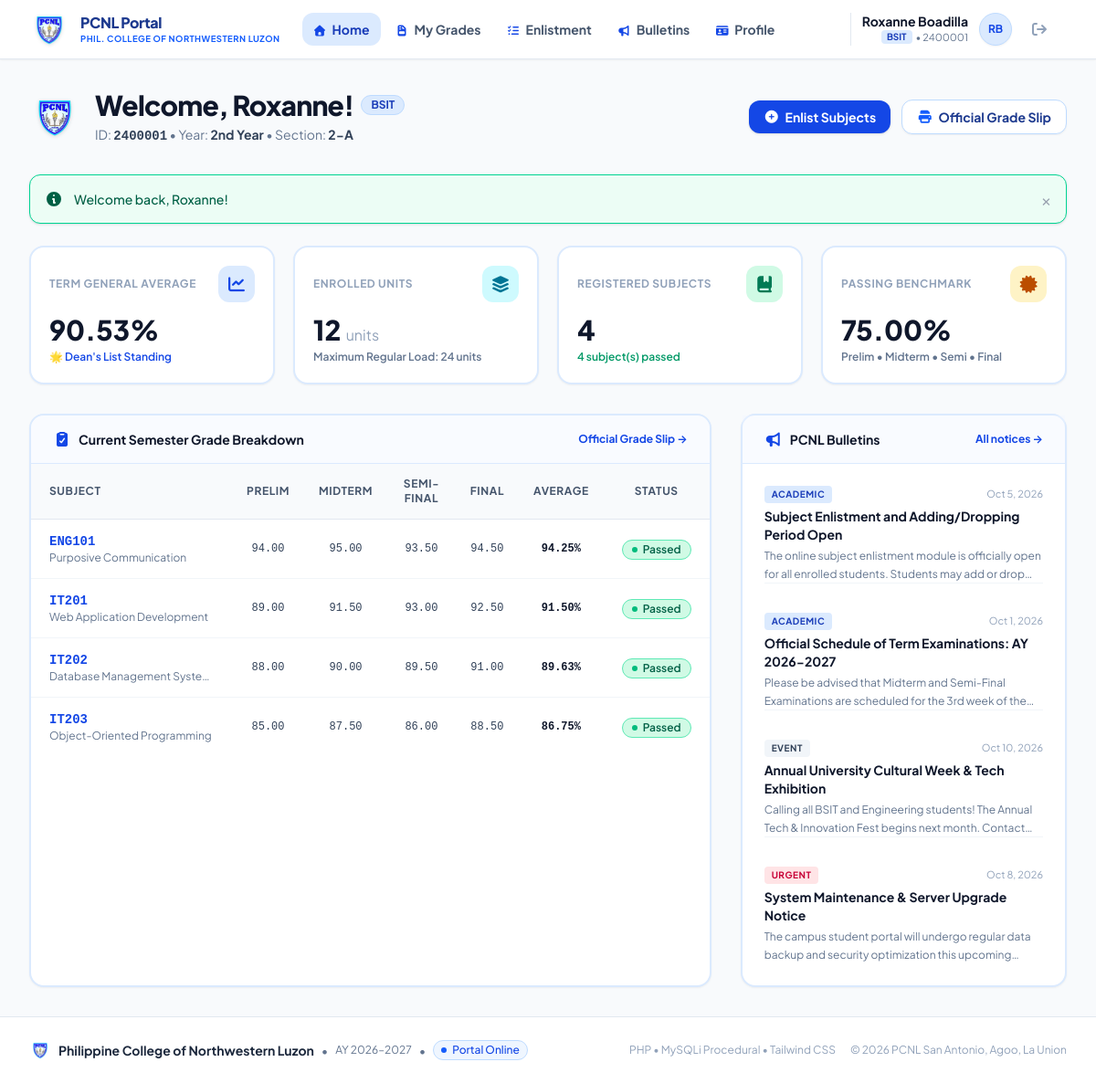
The page /student/dashboard.php (signed in) on the database its author committed.
### tables this page shows
CREATE TABLE `enrollments` (
  `id` INT AUTO_INCREMENT PRIMARY KEY,
  `student_id` INT NOT NULL,
  `course_id` INT NOT NULL,
  `enrollment_date` DATETIME DEFAULT CURRENT_TIMESTAMP,
  `status` ENUM('Enrolled', 'Dropped', 'Completed') DEFAULT 'Enrolled',
  `prelim` DECIMAL(5,2) NULL,
  `midterm` DECIMAL(5,2) NULL,
  `semifinal` DECIMAL(5,2) NULL,
  `final` DECIMAL(5,2) NULL,
  `final_average` DECIMAL(5,2) NULL,
  `remarks` ENUM('Passed', 'Failed', 'Incomplete', 'In Progress') DEFAULT 'In Progress',
  FOREIGN KEY (`student_id`) REFERENCES `users`(`id`) ON DELETE CASCADE,
  FOREIGN KEY (`course_id`) REFERENCES `courses`(`id`) ON DELETE CASCADE,
  UNIQUE KEY `unique_student_course` (`student_id`, `course_id`)
);

CREATE TABLE `courses` (
  `id` INT AUTO_INCREMENT PRIMARY KEY,
  `course_code` VARCHAR(20) UNIQUE NOT NULL,
  `course_title` VARCHAR(150) NOT NULL,
  `description` TEXT NULL,
  `units` INT NOT NULL DEFAULT 3,
  `instructor` VARCHAR(100) NOT NULL,
  `schedule` VARCHAR(100) NOT NULL,
  `room` VARCHAR(50) NOT NULL,
  `capacity` INT NOT NULL DEFAULT 40,
  `department` ENUM('BSIT', 'BEE', 'BSE', 'BSBA', 'BSA', 'BSCRIM', 'BSCE', 'General Education') DEFAULT 'General Education',
  `semester` VARCHAR(20) NOT NULL DEFAULT '1st Semester',
  `academic_year` VARCHAR(20) NOT NULL DEFAULT '2026-2027',
  `created_at` DATETIME DEFAULT CURRENT_TIMESTAMP
);

CREATE TABLE `announcements` (
  `id` INT AUTO_INCREMENT PRIMARY KEY,
  `author_id` INT NOT NULL,
  `title` VARCHAR(200) NOT NULL,
  `content` TEXT NOT NULL,
  `category` ENUM('Academic', 'Event', 'Urgent', 'General') DEFAULT 'General',
  `is_pinned` TINYINT(1) DEFAULT 0,
  `created_at` DATETIME DEFAULT CURRENT_TIMESTAMP,
  `updated_at` DATETIME DEFAULT CURRENT_TIMESTAMP ON UPDATE CURRENT_TIMESTAMP,
  FOREIGN KEY (`author_id`) REFERENCES `users`(`id`) ON DELETE CASCADE
);

### student/dashboard.php (the view, shortened to what the rows shown need)
<?php
require_once __DIR__ . '/../config/helper.php';
require_once __DIR__ . '/../includes/auth.php';
$student = current_user();
$studentId = intval($student['id']);
$enrollments = array();
$query = "
    SELECT e.*, c.course_code, c.course_title, c.units, c.instructor, c.schedule, c.room
    FROM enrollments e
    JOIN courses c ON e.course_id = c.id
    WHERE e.student_id = $studentId AND e.status = 'Enrolled'
    ORDER BY c.course_code ASC
";
$result = mysqli_query($conn, $query);
if ($result) {
    while ($row = mysqli_fetch_assoc($result)) {
        $enrollments[] = $row;
    }
}
$announcements = array();
$annQuery = "
    SELECT a.*, u.first_name, u.last_name
    FROM announcements a
    JOIN users u ON a.author_id = u.id
    ORDER BY a.is_pinned DESC, a.created_at DESC
    LIMIT 4
";
$annResult = mysqli_query($conn, $annQuery);
if ($annResult) {
    while ($row = mysqli_fetch_assoc($annResult)) {
        $announcements[] = $row;
    }
}
require_once __DIR__ . '/../includes/header.php';
?>
<div class="max-w-7xl mx-auto px-4 sm:px-6 lg:px-8 py-8 w-full flex-1">
    <div class="mb-8 flex flex-col md:flex-row md:items-center md:justify-between gap-4">
        <div class="flex items-center space-x-4">
            <div>
                <div class="flex items-center space-x-2">
                    <h1 class="text-2xl sm:text-3xl font-black text-slate-900 tracking-tight">
                        Welcome, <?= sanitize($student['first_name']) ?>!
                    </h1>
                </div>
            </div>
        </div>
    </div>
    <div class="grid grid-cols-1 lg:grid-cols-3 gap-8">
        <div class="lg:col-span-2 bg-white rounded-2xl border-2 border-blue-100 shadow-xs overflow-hidden">
            <div class="px-6 py-4 border-b border-blue-100 bg-blue-50/40 flex items-center justify-between">
                <div class="flex items-center space-x-2">
                    <h2 class="text-sm font-bold text-slate-900">Current Semester Grade Breakdown</h2>
                </div>
            </div>
            <div class="overflow-x-auto">
                <table class="w-full text-left text-xs sm:text-sm">
                    <thead class="bg-slate-50 text-slate-600 text-xs uppercase tracking-wider border-b border-slate-200">
                        <tr>
                            <th class="px-5 py-3.5 font-bold">Subject</th>
                            <th class="px-4 py-3.5 font-bold text-center">Prelim</th>
                            <th class="px-4 py-3.5 font-bold text-center">Midterm</th>
                            <th class="px-4 py-3.5 font-bold text-center">Semi-Final</th>
                            <th class="px-4 py-3.5 font-bold text-center">Final</th>
                            <th class="px-4 py-3.5 font-bold text-center">Average</th>
                            <th class="px-5 py-3.5 font-bold text-center">Status</th>
                        </tr>
                    </thead>
                    <tbody class="divide-y divide-slate-100">
                        <?php if (empty($enrollments)): ?>
                            <tr>
                                <td colspan="7" class="px-6 py-12 text-center text-slate-400">
                                    <i class="fa-solid fa-graduation-cap text-3xl mb-2 text-slate-300"></i>
                                    <p class="font-medium">You are not enrolled in any subjects yet.</p>
                                    <a href="<?= base_url('student/enlistment.php') ?>" class="mt-2 inline-flex items-center text-xs text-blue-700 font-bold hover:underline">
                                        Click here to enlist in subjects &rarr;
                                    </a>
                                </td>
                            </tr>
                        <?php else: ?>
                            <?php foreach ($enrollments as $e): ?>
                                <tr class="hover:bg-blue-50/30 transition">
                                    <td class="px-5 py-3.5">
                                        <div class="font-bold text-blue-700 font-mono"><?= sanitize($e['course_code']) ?></div>
                                        <div class="text-xs text-slate-500 truncate max-w-[180px]"><?= sanitize($e['course_title']) ?></div>
                                    </td>
                                    <td class="px-4 py-3.5 text-center font-mono text-xs text-slate-700">
                                        <?= $e['prelim'] !== null ? number_format($e['prelim'], 2) : '<span class="text-slate-300">--</span>' ?>
                                    </td>
                                    <td class="px-4 py-3.5 text-center font-mono text-xs text-slate-700">
                                        <?= $e['midterm'] !== null ? number_format($e['midterm'], 2) : '<span class="text-slate-300">--</span>' ?>
                                    </td>
                                    <td class="px-4 py-3.5 text-center font-mono text-xs text-slate-700">
                                        <?= $e['semifinal'] !== null ? number_format($e['semifinal'], 2) : '<span class="text-slate-300">--</span>' ?>
                                    </td>
                                    <td class="px-4 py-3.5 text-center font-mono text-xs text-slate-700">
                                        <?= $e['final'] !== null ? number_format($e['final'], 2) : '<span class="text-slate-300">--</span>' ?>
                                    </td>
                                    <td class="px-4 py-3.5 text-center font-mono font-bold text-xs <?= ($e['final_average'] !== null && $e['final_average'] < 75) ? 'text-rose-600' : 'text-slate-900' ?>">
                                        <?= $e['final_average'] !== null ? number_format($e['final_average'], 2) . '%' : '<span class="text-slate-300 font-normal">--</span>' ?>
                                    </td>
                                    <td class="px-5 py-3.5 text-center">
                                        <?= get_remarks_badge($e['remarks']) ?>
                                    </td>
                                </tr>
                            <?php endforeach; ?>
                        <?php endif; ?>
                    </tbody>
                </table>
            </div>
        </div>
        <div class="bg-white rounded-2xl border-2 border-blue-100 shadow-xs flex flex-col">
            <div class="px-6 py-4 border-b border-blue-100 bg-blue-50/40 flex items-center justify-between">
                <div class="flex items-center space-x-2">
                    <h2 class="text-sm font-bold text-slate-900">PCNL Bulletins</h2>
                </div>
            </div>
            <div class="p-6 divide-y divide-slate-100 flex-1 space-y-4">
                <?php if (empty($announcements)): ?>
                    <p class="text-xs text-slate-400 text-center py-8">No campus bulletins posted yet.</p>
                <?php else: ?>
                    <?php foreach ($announcements as $ann): ?>
                        <div class="pt-4 first:pt-0">
                            <div class="flex items-center justify-between mb-1">
                                <span class="px-2 py-0.5 rounded text-[10px] font-bold uppercase tracking-wider
                                    <?= $ann['category'] == 'Urgent' ? 'bg-rose-100 text-rose-700' : ($ann['category'] == 'Academic' ? 'bg-blue-100 text-blue-800' : 'bg-slate-100 text-slate-700') ?>">
                                    <?= sanitize($ann['category']) ?>
                                </span>
                                <span class="text-[11px] text-slate-400"><?= date('M j, Y', strtotime($ann['created_at'])) ?></span>
                            </div>
                            <h3 class="text-xs sm:text-sm font-bold text-slate-900 hover:text-blue-700 transition">
                                <?= sanitize($ann['title']) ?>
                            </h3>
                            <p class="text-xs text-slate-500 mt-1 line-clamp-2 leading-relaxed">
                                <?= sanitize($ann['content']) ?>
                            </p>
                        </div>
                    <?php endforeach; ?>
                <?php endif; ?>
            </div>
        </div>
    </div>
</div>
<?php require_once __DIR__ . '/../includes/footer.php'; ?>

### config/helper.php (shortened to what the rows shown need)
<?php
function sanitize($data) {
    return htmlspecialchars(trim((string)$data), ENT_QUOTES, 'UTF-8');
}
function get_remarks_badge($remarks) {
    if ($remarks == 'Passed') {
        return '<span class="inline-flex items-center px-2.5 py-0.5 rounded-full text-xs font-semibold bg-emerald-100 text-emerald-800 border border-emerald-300">
                  <span class="w-1.5 h-1.5 mr-1.5 rounded-full bg-emerald-500"></span>Passed
                </span>';
    } elseif ($remarks == 'Failed') {
        return '<span class="inline-flex items-center px-2.5 py-0.5 rounded-full text-xs font-semibold bg-rose-100 text-rose-800 border border-rose-300">
                  <span class="w-1.5 h-1.5 mr-1.5 rounded-full bg-rose-500"></span>Failed
                </span>';
    } elseif ($remarks == 'Incomplete') {
        return '<span class="inline-flex items-center px-2.5 py-0.5 rounded-full text-xs font-semibold bg-purple-100 text-purple-800 border border-purple-300">
                  <span class="w-1.5 h-1.5 mr-1.5 rounded-full bg-purple-500"></span>Incomplete
                </span>';
    } else {
        return '<span class="inline-flex items-center px-2.5 py-0.5 rounded-full text-xs font-semibold bg-amber-100 text-amber-800 border border-amber-300">
                  <span class="w-1.5 h-1.5 mr-1.5 rounded-full bg-amber-500"></span>In Progress
                </span>';
    }
}

### rows shown on the page
enrollments: course.course_code "ENG101", course.course_title "Purposive Communication", prelim "94.00", midterm "95.00", semifinal "93.50", final "94.50", final_average "94.25", remarks "Passed" (drawn)
enrollments: course.course_code "IT201", course.course_title "Web Application Development", prelim "89.00", midterm "91.50", semifinal "93.00", final "92.50", final_average "91.50", remarks "Passed" (drawn)
enrollments: course.course_code "IT202", course.course_title "Database Management Syste…", prelim "88.00", midterm "90.00", semifinal "89.50", final "91.00", final_average "89.63", remarks "Passed" (drawn)
enrollments: course.course_code "IT203", course.course_title "Object-Oriented Programming", prelim "85.00", midterm "87.50", semifinal "86.00", final "88.50", final_average "86.75", remarks "Passed" (drawn)
announcements: category "ACADEMIC", created_at "Oct 5, 2026", title "Subject Enlistment and Adding/Dropping Period Open", content "The online subject enlistment module is officially open for all enrolled students. Students may add or…"
announcements: category "ACADEMIC", created_at "Oct 1, 2026", title "Official Schedule of Term Examinations: AY 2026-2027", content "Please be advised that Midterm and Semi-Final Examinations are scheduled for the 3rd week of…"
announcements: category "EVENT", created_at "Oct 10, 2026", title "Annual University Cultural Week & Tech Exhibition", content "Calling all BSIT and Engineering students! The Annual Tech & Innovation Fest begins next month.…"
announcements: category "URGENT", created_at "Oct 8, 2026", title "System Maintenance & Server Upgrade Notice", content "The campus student portal will undergo regular data backup and security optimization this…"

### other values the page prints
$currentUser['name'] "Roxanne Boadilla"
$currentUser['course'] ? $currentUser['course'] : 'BSIT' "BSIT"
$currentUser['student_id_number'] "2400001"
$student['first_name'] "Roxanne"
$student['course'] ? $student['course'] : 'BSIT' "BSIT"
$student['student_id_number'] "2400001"
$student['year_level'] ? $student['year_level'] : '2nd Year' "2nd Year"
$student['section'] ? $student['section'] : '2-A' "2-A"
$flash['message'] "Welcome back, Roxanne!"
$overallAverage "90.53"
$totalUnits "12"
$totalSubjects "4"
$passedCount "4"
